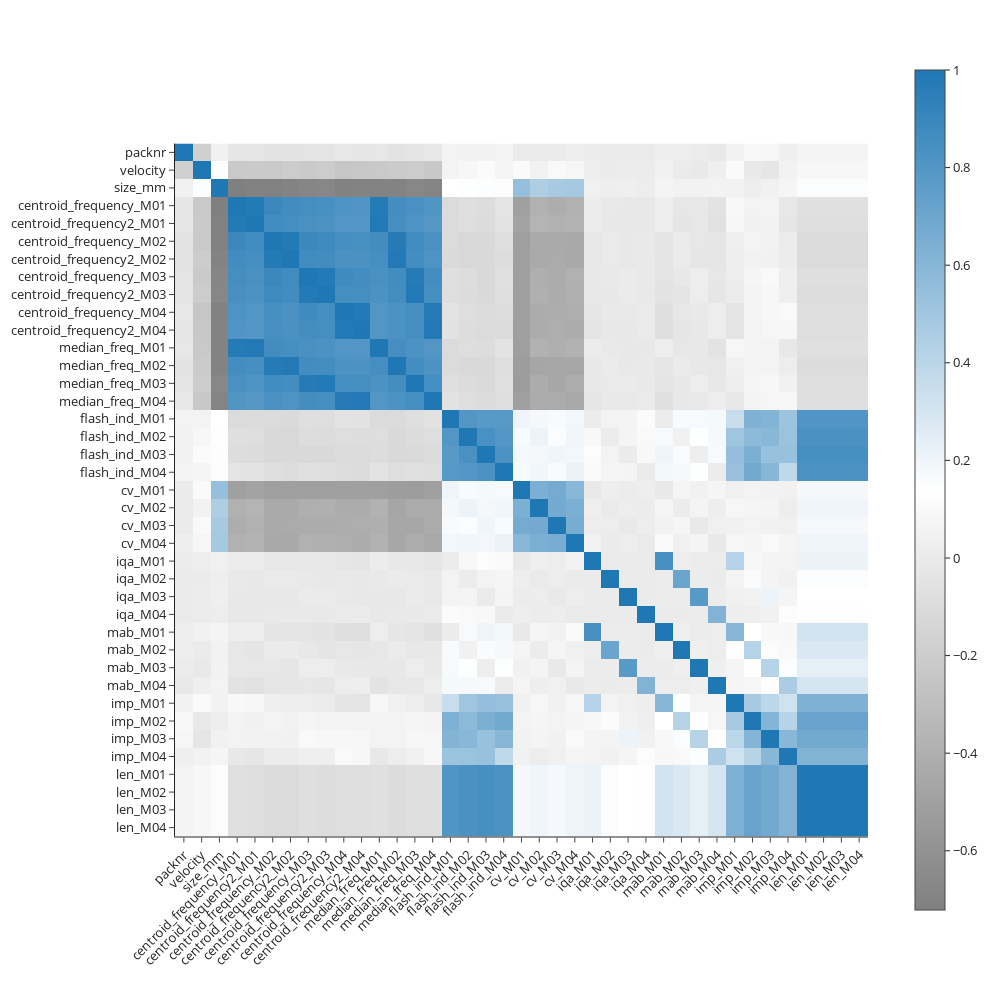

Notebook code cell kept with this figure:
### Code cell
fig = px.imshow(df_mpa.corr(method='pearson'), 
          template='simple_white', 
          color_continuous_scale=colorscale,
          width=1000, height=1000,)
fig.update_layout(font_size=13)
fig.update_xaxes(tickangle=-45)

### Figure 1 — Plotly figure (JSON) as saved in the notebook; plotly's stock layout.template omitted (floating-point values rounded to 4 significant figures; data arrays with more than 128 entries replaced by an {"elided": "..."} marker saying what was removed)
{"data": [{"coloraxis": "coloraxis", "hovertemplate": "x: %{x}<br>y: %{y}<br>color: %{z}<extra></extra>", "name": "0", "type": "heatmap", "x": ["packnr", "velocity", "size_mm", "centroid_frequency_M01", "centroid_frequency2_M01", "centroid_frequency_M02", "centroid_frequency2_M02", "centroid_frequency_M03", "centroid_frequency2_M03", "centroid_frequency_M04", "centroid_frequency2_M04", "median_freq_M01", "median_freq_M02", "median_freq_M03", "median_freq_M04", "flash_ind_M01", "flash_ind_M02", "flash_ind_M03", "flash_ind_M04", "cv_M01", "cv_M02", "cv_M03", "cv_M04", "iqa_M01", "iqa_M02", "iqa_M03", "iqa_M04", "mab_M01", "mab_M02", "mab_M03", "mab_M04", "imp_M01", "imp_M02", "imp_M03", "imp_M04", "len_M01", "len_M02", "len_M03", "len_M04"], "xaxis": "x", "y": ["packnr", "velocity", "size_mm", "centroid_frequency_M01", "centroid_frequency2_M01", "centroid_frequency_M02", "centroid_frequency2_M02", "centroid_frequency_M03", "centroid_frequency2_M03", "centroid_frequency_M04", "centroid_frequency2_M04", "median_freq_M01", "median_freq_M02", "median_freq_M03", "median_freq_M04", "flash_ind_M01", "flash_ind_M02", "flash_ind_M03", "flash_ind_M04", "cv_M01", "cv_M02", "cv_M03", "cv_M04", "iqa_M01", "iqa_M02", "iqa_M03", "iqa_M04", "mab_M01", "mab_M02", "mab_M03", "mab_M04", "imp_M01", "imp_M02", "imp_M03", "imp_M04", "len_M01", "len_M02", "len_M03", "len_M04"], "yaxis": "y", "z": {"elided": "39x39 float values"}}], "layout": {"coloraxis": {"colorscale": [[0, "rgb(128,128,128)"], [0.5, "rgb(255,255,255)"], [1, "rgb(31, 119, 180)"]]}, "font": {"size": 13}, "height": 1000, "margin": {"t": 60}, "width": 1000, "xaxis": {"anchor": "y", "autorange": true, "constrain": "domain", "domain": [0, 1], "range": [-0.5, 38.5], "scaleanchor": "y", "tickangle": -45, "type": "category"}, "yaxis": {"anchor": "x", "autorange": true, "constrain": "domain", "domain": [0.09709, 0.9029], "range": [38.5, -0.5], "type": "category"}}}
